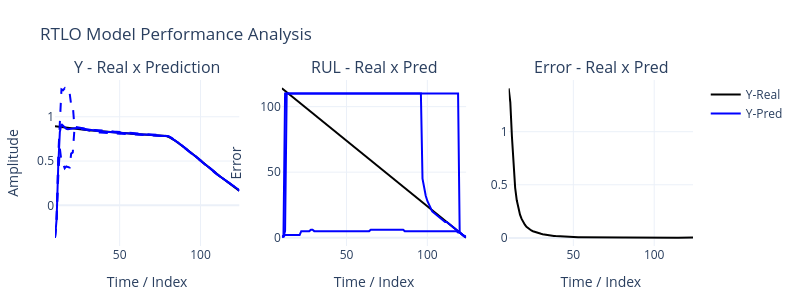

The notebook cell this image was saved under:
### Code cell
nI,nR,nO,N1,N2,N3,τ= params
X,Y = PrepareDataAhead(sig,n=nI,m=nO)
rnn = RTLO(nI,nR,nO,[N1,N2,N3],τ)
rnn.ref = len(sig)-nI
for i in range(len(X[:])):
    #rnn.PredRul(x=X[i],store=True)
    rnn.PredRulIntr(x=X[i],store=True)
    rnn.fit(X[i],Y[i],store=True)
#print(.wR[0])

print(rnn.εY)  
print(rnn.εM)      
PlotPredErrorPLY(rnn)
